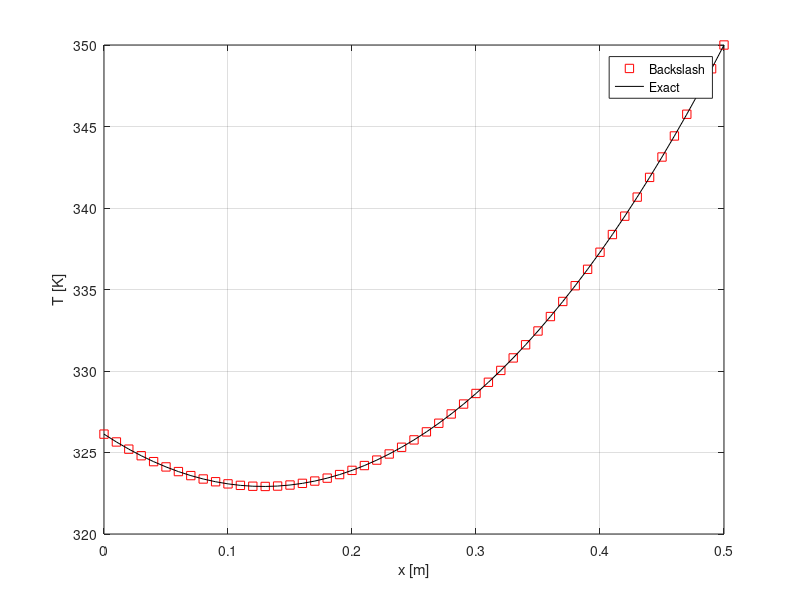
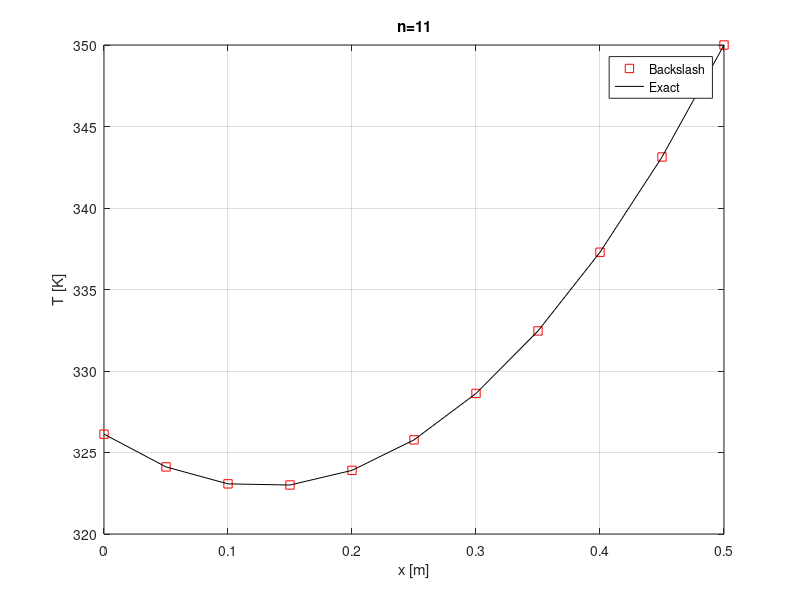
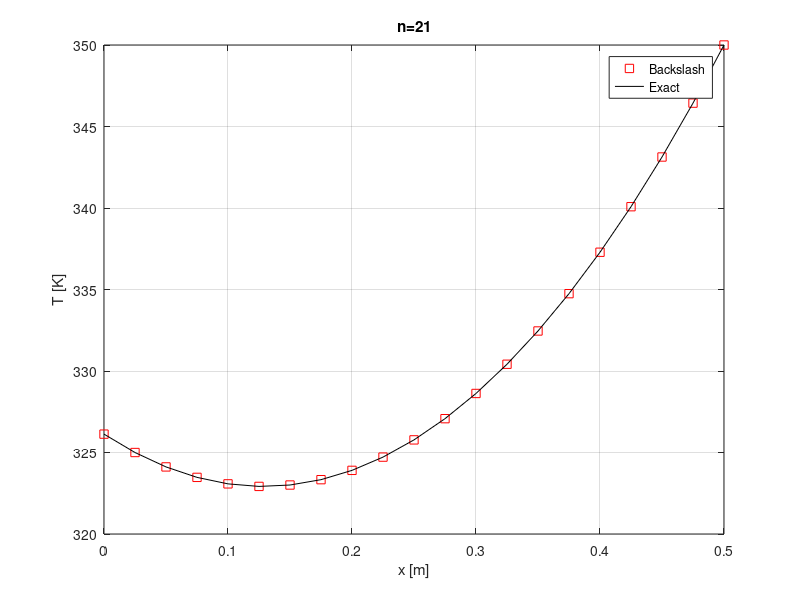
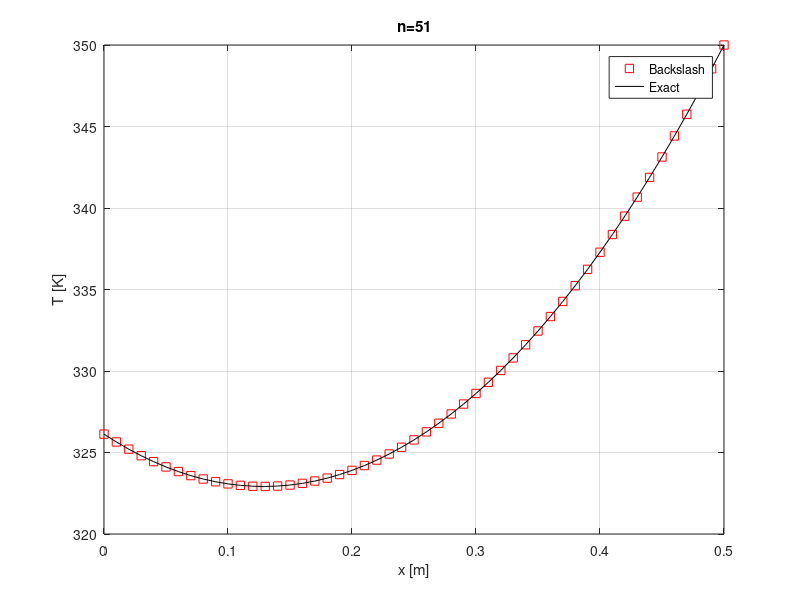

Reproduce these figures in MATLAB, in order.
clear all;
clc;
close all;

%% Physical Parameters
L=0.5;
lambda=100;
Tb=350;
Sc=10;
Sp=-120; %Source term S=Sc +SpT
qa=5000;

%% Numerical Parametres
n=51;
%% Mkaing the mesh
xO=linspace(0,L,n);
dx=L/(n-1);
Dx=dx; %xO: nodes positions
DxB=Dx/2;
%% Creating the matrix
A=zeros(n,n);
B=zeros(n,1);
A(1,1)=lambda/dx-Sp*DxB;
A(1,2)=-lambda/dx;
B(1)=Sc*DxB+qa;
A(n,n)=1;
B(n)=Tb;
for i=2:n-1
    A(i,i-1)=-lambda/dx;
    A(i,i)=2*lambda/dx-Sp*Dx;
    A(i,i+1)=-lambda/dx;
    B(i)=Sc*Dx;
end
%% Matlab backslash
T=A\B;
figure
plot(xO,T,'rs');
grid on;
xlabel('x [m]');
ylabel('T [K]');
hold on
%% Comparison with theoretical solution
mul1=sqrt(abs(Sp)/lambda);
mul2=-sqrt(abs(Sp)/lambda);
C1=(Tb+((qa/(lambda*mul2))*(exp(mul2*L)))+(Sc/Sp))/((exp(mul1*L))-((mul1/mul2)*(exp(mul2*L))));
C2=((-qa/lambda)-(C1*mul1))/(mul2);
Ttheo=(C1*exp(mul1*xO))+(C2*exp(mul2*xO))-(Sc/Sp);
plot(xO,Ttheo,'k-');
legend('Backslash','Exact');
error_backslash=mean(abs(T-Ttheo')); %Need to transpose Tteo
%% Check of residuals
residual_backslash=sum(abs(B-A*T))/sum(abs(diag(A).*T)); %Defined as [B-A*T]/[diag(A).T]
%% Checking for convergence order with different values of n
n=[ 11 21 51 101 201 501 1001];
for j=1:numel(n)
    xO=linspace(0,L,n(j));
    dx=L/(n(j)-1);
    Dx=dx;
    DxB=Dx/2;
    A=zeros(n(j),n(j));
    B=zeros(n(j),1);
    A(1,1)=lambda/dx-Sp*DxB;
    A(1,2)=-lambda/dx;
    B(1)=Sc*DxB+qa;
    A(n(j),n(j))=1;
    B(n(j))=Tb;
    for i=2:n(j)-1
        A(i,i-1)=-lambda/dx;
        A(i,i)=2*lambda/dx-Sp*Dx;
        A(i,i+1)=-lambda/dx;
        B(i)=Sc*Dx;
    end
    T=A\B;
    figure;
    plot(xO,T,'rs');
    grid on;
    xlabel('x [m]');
    ylabel('T [K]');
    hold on
    %theoretical solution
    Ttheo=(C1*(exp(mul1*xO)))+(C2*(exp(mul2*xO)))-(Sc/Sp);
    plot(xO,Ttheo,'k-');
    legend('Backslash','Exact'); 
    title(['n=',num2str(n(j))]);
    error(j)=mean(abs(T-Ttheo'));
end
dx=L./(n-1);
figure
loglog(dx,error,'o-');
grid on;
xlabel('\deltax [m]');
ylabel('mean(|T-T_{theo}|) [K]');


    




